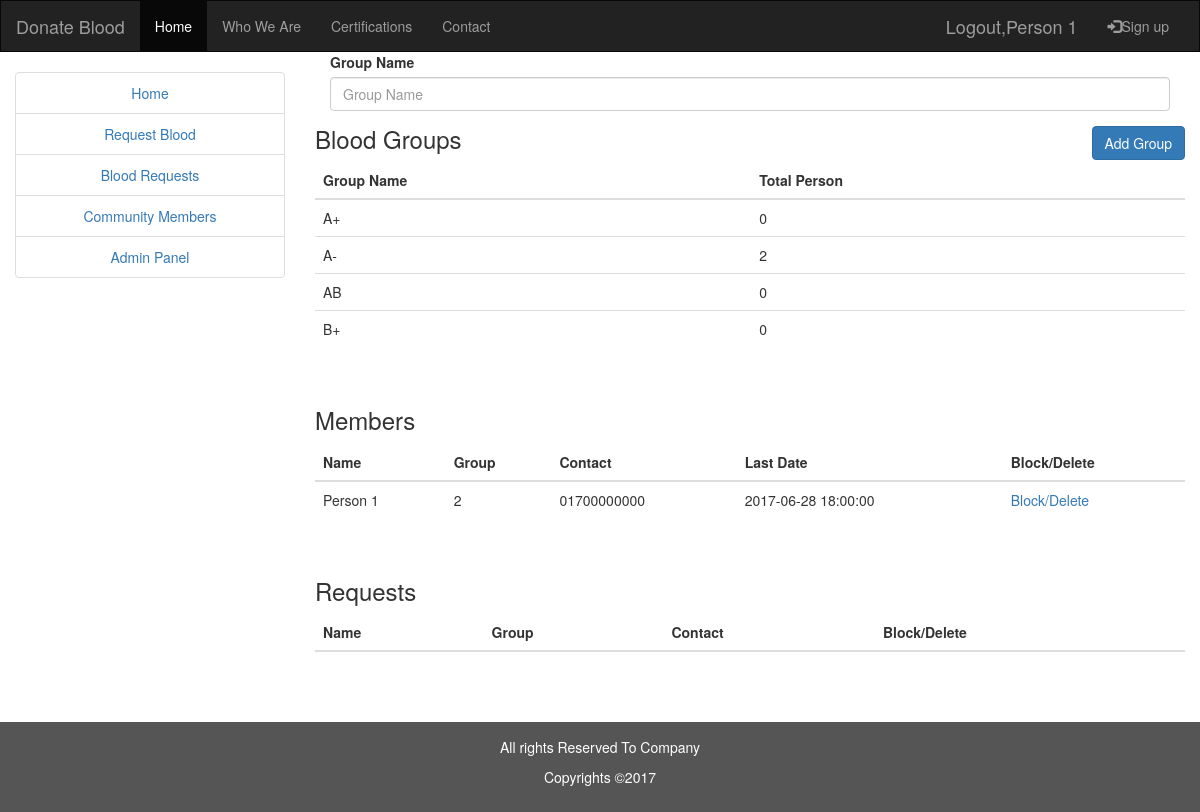
/admin/index.php (signed in), run on the app's committed database.
### tables this page shows
CREATE TABLE `blood_group` (
  `id` int(11) NOT NULL,
  `group_name` varchar(5) NOT NULL,
  `availability` text NOT NULL,
  `total_donor` int(11) NOT NULL
);

CREATE TABLE `users` (
  `id` int(11) NOT NULL,
  `name` varchar(50) NOT NULL,
  `email` varchar(50) NOT NULL,
  `password` text NOT NULL,
  `blood_group` text NOT NULL,
  `contact` text NOT NULL,
  `address` text NOT NULL,
  `last_donate_date` timestamp NOT NULL DEFAULT CURRENT_TIMESTAMP ON UPDATE CURRENT_TIMESTAMP
);

### admin/index.php (the view, shortened to what this page needs)
<!DOCTYPE html>
<html lang="en">
<head>
    <link rel="stylesheet" href="https://maxcdn.bootstrapcdn.com/bootstrap/3.3.7/css/bootstrap.min.css">
    <link rel="stylesheet" href="../css/materialize.css">
    <link rel="stylesheet" href="../css/styles.css">
</head>
<body>
<nav class="navbar navbar-inverse">
    <div class="container-fluid">
        <div class="navbar-header">
            <a class="navbar-brand" href="../index.php">Donate Blood</a>
        </div>
        <div class="collapse navbar-collapse" id="myNavbar">
            <ul class="nav navbar-nav">
                <li class="active"><a href="../index.php">Home</a></li>
                <li><a href="#">Who We Are</a></li>
                <li><a href="#">Certifications</a></li>
                <li><a href="#">Contact</a></li>
            </ul>
            <ul class="nav navbar-nav navbar-right">
                <li><a href="../signup/index.html"><span class="glyphicon glyphicon-log-in"></span>Sign up</a></li>
            </ul>
            <div id="myloginbtn" class="navbar-right">
            </div>
        </div>
    </div>
</nav>
<div class="container-fluid text-center">
    <div class="row content">
        <div class="col-sm-3 sidenav">
            <ul class="list-group" id="side_ul">
                <li class="list-group-item"><a href="../index.php">Home</a></li>
                <li class="list-group-item"><a href="../request/index.php">Request Blood</a></li>
                <li class="list-group-item"><a href="../view/index.php">Blood Requests</a></li>
                <li class="list-group-item"><a href="../members/index.php">Community Members</a></li>
            </ul>
        </div>
        <div class="col-sm-9 text-left">
            <form action="../php/add_group.php" method="post">
                <div class="form-group form-row col-md-12">
                    <label for="name">Group Name</label>
                    <input name="name" type="text" class="form-control" id="name" placeholder="Group Name">
                </div>
                <button type="submit" class="btn btn-primary right" style="float: right;">Add Group</button>
            </form>
            <br>
            <H3>Blood Groups</H3>
            <table class="table table-hover">
                <thead>
                <tr>
                    <th>Group Name</th>
                    <th>Total Person</th>
                </tr>
                </thead>
                <tbody>
                <?php
                    include '../php/connection.php';
                    $sql='SELECT * FROM blood_group;';
                $run=mysqli_query($con,$sql);
                while($row=mysqli_fetch_assoc($run)){ ?>
                <tr>
                    <td><?php echo $row['group_name'];?></td>
                    <td><?php echo $row['total_donor'];?></td>
                <?php }
                ?>
                </tbody>
            </table>
            <br>
            <H3>Members</H3>
            <table class="table table-hover">
                <thead>
                <tr>
                    <th>Name</th>
                    <th>Group</th>
                    <th>Contact</th>
                    <th>Last Date</th>
                    <th>Block/Delete</th>
                </tr>
                </thead>
                <tbody>
                <?php
                include '../php/connection.php';
                $sql='SELECT * FROM users;';
                $run=mysqli_query($con,$sql);
                while($row=mysqli_fetch_assoc($run)){ ?>
                <tr>
                    <td><?php echo $row['name'];?></td>
                    <td><?php echo $row['blood_group'];?></td>
                    <td><?php echo $row['contact'];?></td>
                    <td><?php echo $row['last_donate_date'];?></td>
                    <td><a href="../php/delete.php?id=<?php echo $row['id'];?>">Block/Delete</a></td>
                    <?php }
                    ?>
                </tbody>
            </table>
            <br>
            <H3>Requests</H3>
            <table class="table table-hover">
                <thead>
                <tr>
                    <th>Name</th>
                    <th>Group</th>
                    <th>Contact</th>
                    <th>Block/Delete</th>
                </tr>
                </thead>
            </table>
        </div>
    </div>
</div>
<br><br><br><br><br><br><br>
<footer class="navbar-fixed-bottom container-fluid text-center">
    <p>All rights Reserved To Company</p>
    <p>Copyrights &copy;2017</p>
</footer>
</body>
</html>

### css/styles.css (style rules this page uses)
.navbar { margin-bottom: 0; border-radius: 0; }
.row.content { height: 450px }
.sidenav { padding-top: 20px; min-height: 100%; }
footer { background-color: #555; color: white; padding: 15px; }

### data on the page
blood_group: group_name "A+", total_donor "0"
blood_group: group_name "A-", total_donor "2"
blood_group: group_name "AB", total_donor "0"
blood_group: group_name "B+", total_donor "0"
users: name "Person 1", blood_group "2", contact "01700000000", last_donate_date "2017-06-28 18:00:00"
